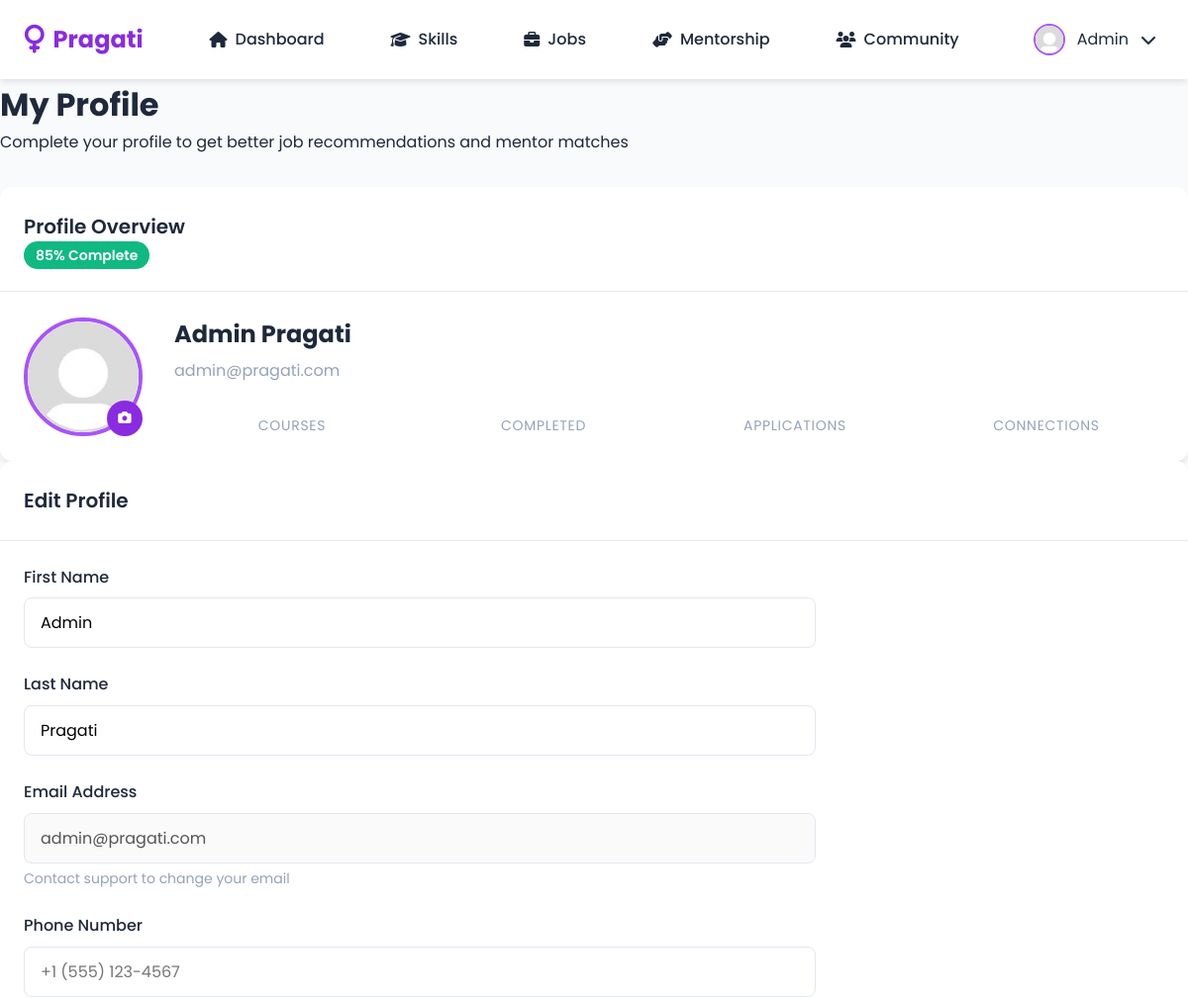
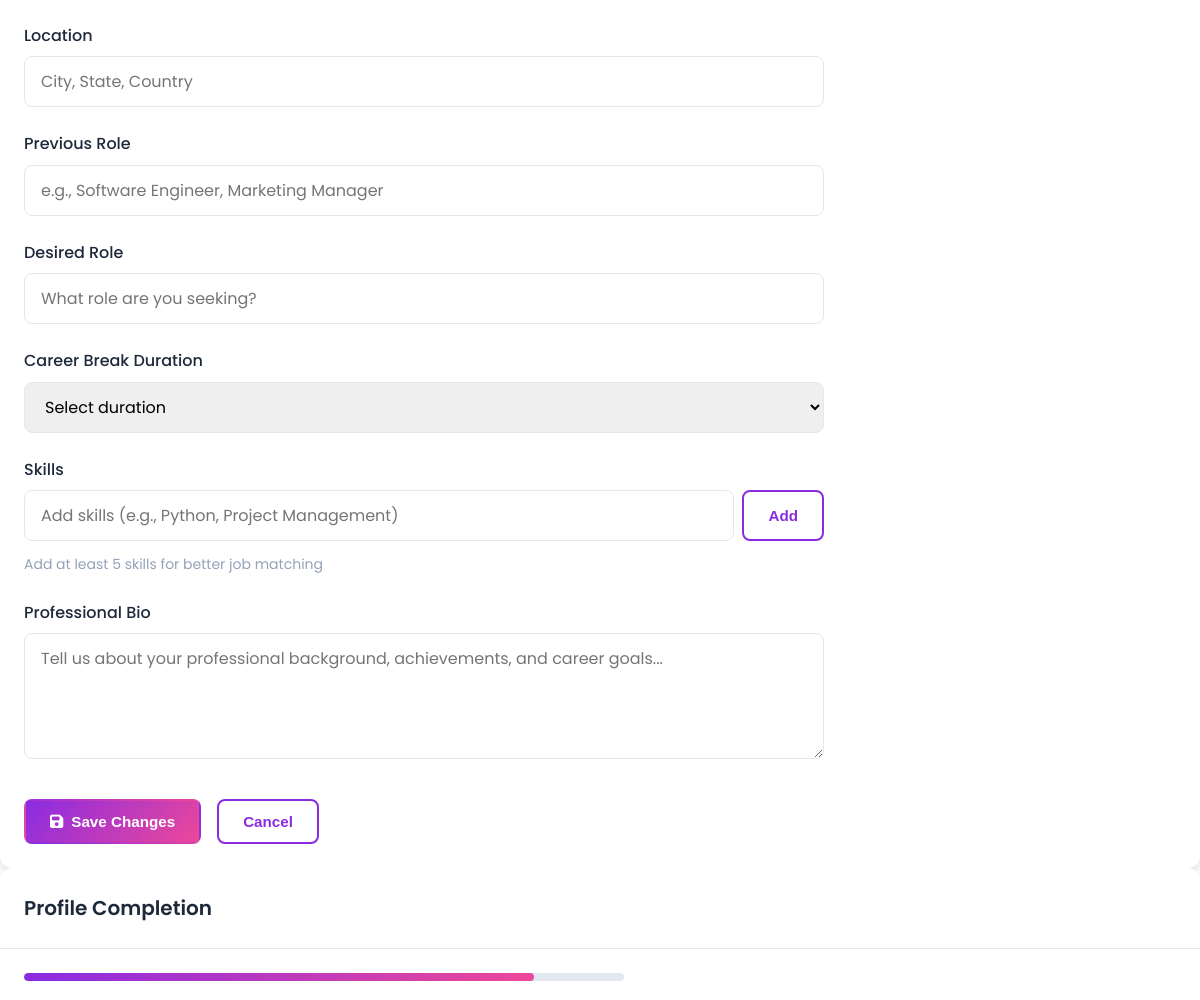
The page /dashboard/profile (signed in, upper part) on the database as committed earlier (2 pictures, top to bottom).
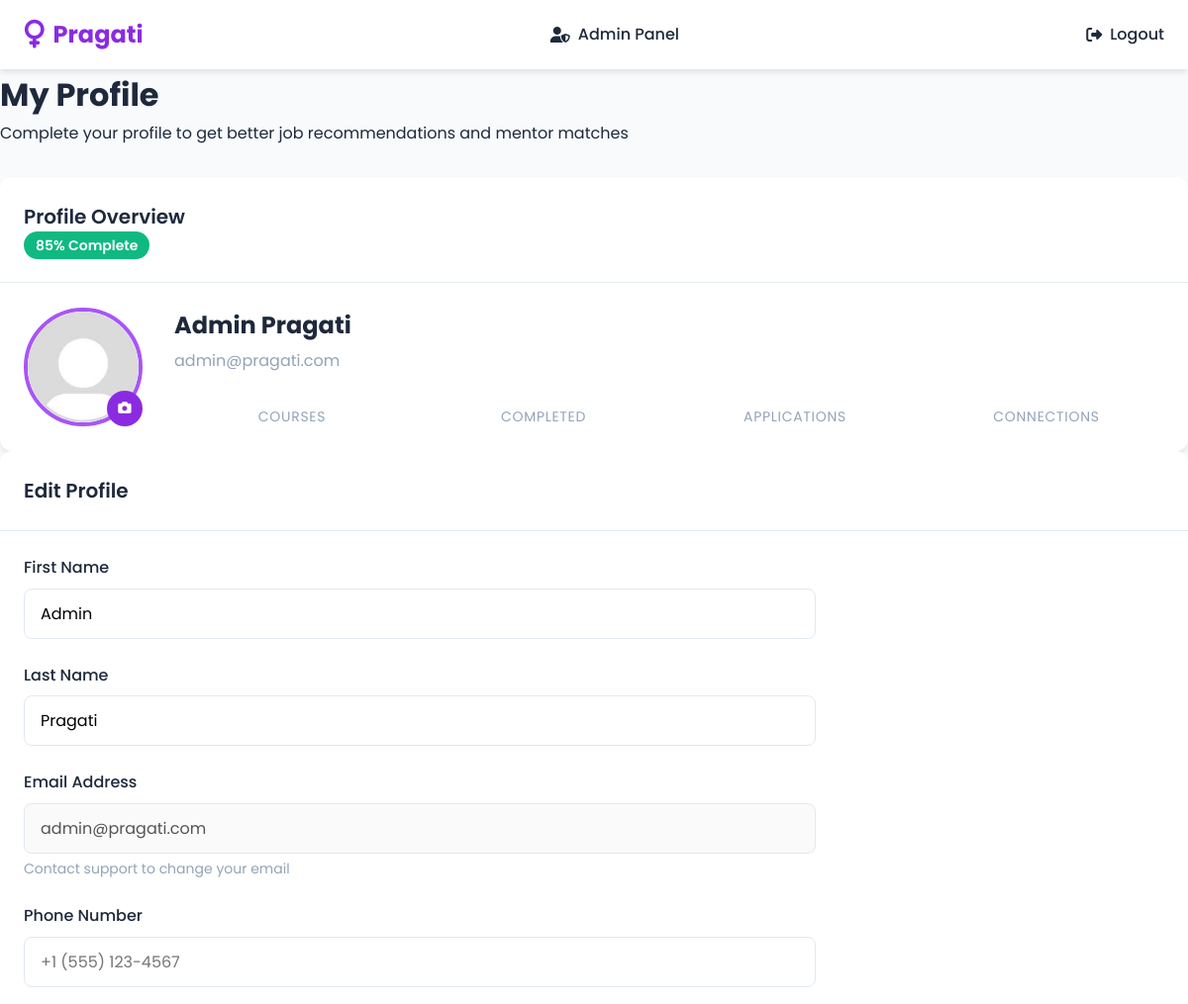
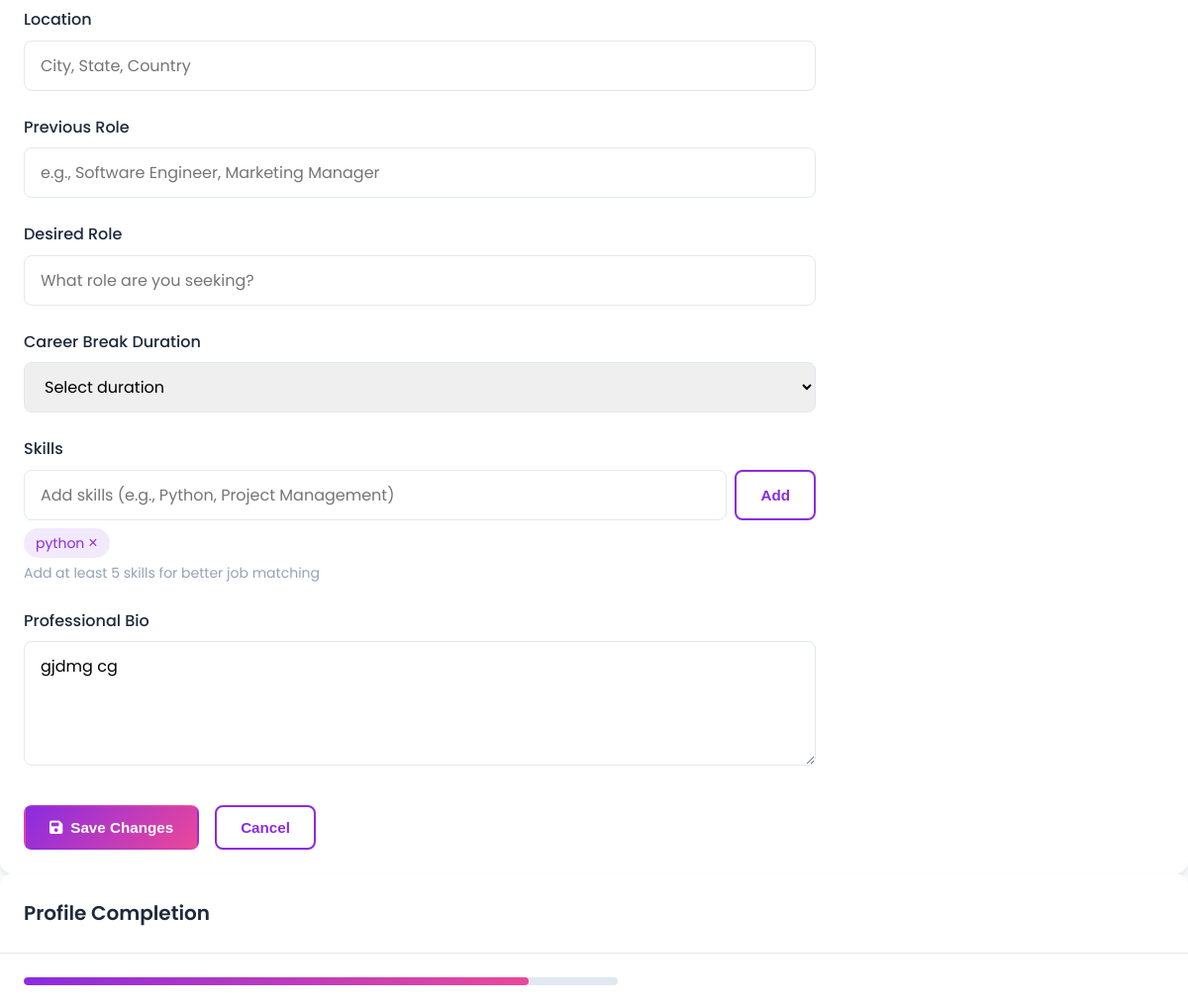
The same page on the database as committed later (2 pictures, top to bottom).
### models.py (models this page shows, shortened)
class User(UserMixin, db.Model):
    __tablename__ = 'users'
    id = db.Column(db.Integer, primary_key=True)
    email = db.Column(db.String(120), unique=True, nullable=False)
    password_hash = db.Column(db.String(256), nullable=False)
    first_name = db.Column(db.String(50), nullable=False)
    last_name = db.Column(db.String(50), nullable=False)
    phone = db.Column(db.String(20))
    location = db.Column(db.String(100))
    role = db.Column(db.String(20), default='user')
    career_break_years = db.Column(db.Integer)
    previous_role = db.Column(db.String(100))
    desired_role = db.Column(db.String(100))
    skills = db.Column(db.Text)
    bio = db.Column(db.Text)
    profile_picture = db.Column(db.String(200))
    is_active = db.Column(db.Boolean, default=True)
    created_at = db.Column(db.DateTime, default=datetime.utcnow)
    last_login = db.Column(db.DateTime)
    company = db.Column(db.String(100))
    job_title = db.Column(db.String(100))
    experience_years = db.Column(db.Integer)
    is_verified_mentor = db.Column(db.Boolean, default=False)
    assessments = db.relationship('Assessment', backref='user', lazy=True)
    mentor_connections = db.relationship('MentorConnection',
                                         foreign_keys='MentorConnection.mentee_id',
                                         backref='mentee', lazy=True)
    job_applications = db.relationship('JobApplication', backref='applicant', lazy=True)
    courses = db.relationship('UserCourse', backref='user', lazy=True)

### routes/dashboard.py (the view)
@dashboard_bp.route('/profile')
@login_required
def profile():
    return render_template('dashboard/profile.html', user=current_user)

### app.py (called while the page is built)
@login_manager.user_loader
def load_user(user_id):
    return User.query.get(int(user_id))

### templates/dashboard/profile.html (shortened to what the changed rows need)
{% extends "layout.html" %}
{% block content %}
<div class="profile-header">
    <h1>My Profile</h1>
</div>
<div class="profile-container">
    <div class="card">
        <div class="card-header">
            <h2 class="card-title">Profile Overview</h2>
        </div>
        <div class="card-body">
            <div class="profile-overview">
                <div class="profile-info">
                    <h3>{{ current_user.first_name }} {{ current_user.last_name }}</h3>
                    <p class="profile-email">{{ current_user.email }}</p>
                    <div class="profile-stats">
                        <div class="profile-stat">
                        </div>
                        <div class="profile-stat">
                        </div>
                        <div class="profile-stat">
                        </div>
                        <div class="profile-stat">
                        </div>
                    </div>
                </div>
            </div>
        </div>
    </div>
    <div class="card">
        <div class="card-header">
            <h2 class="card-title">Edit Profile</h2>
        </div>
        <div class="card-body">
            <form id="profileForm" class="profile-form">
                <div class="form-row">
                    <div class="form-group">
                        <label for="firstName" class="form-label">First Name</label>
                        <input type="text" id="firstName" class="form-control" value="{{ current_user.first_name }}"
                            required>
                    </div>
                    <div class="form-group">
                        <label for="lastName" class="form-label">Last Name</label>
                        <input type="text" id="lastName" class="form-control" value="{{ current_user.last_name }}"
                            required>
                    </div>
                </div>
                <div class="form-row">
                    <div class="form-group">
                        <label for="email" class="form-label">Email Address</label>
                        <input type="email" id="email" class="form-control" value="{{ current_user.email }}" required
                            disabled>
                        <small class="form-text">Contact support to change your email</small>
                    </div>
                </div>
                <div class="form-group">
                    <div class="skills-tags" id="skillsTags">
                        {% if current_user.skills %}
                        {% set skills = current_user.skills.split(',') %}
                        {% for skill in skills %}
                        <span class="skill-tag">
                            {{ skill.strip() }}
                            <button type="button" class="remove-skill">&times;</button>
                        </span>
                        {% endfor %}
                        {% endif %}
                    </div>
                </div>
                <div class="form-group">
                    <label for="bio" class="form-label">Professional Bio</label>
                    <textarea id="bio" class="form-control" rows="4"
                        placeholder="Tell us about your professional background, achievements, and career goals...">{{ current_user.bio or '' }}</textarea>
                </div>
            </form>
        </div>
    </div>
    <div class="card">
        <div class="card-header">
            <h2 class="card-title">Profile Completion</h2>
        </div>
    </div>
</div>
{% endblock %}

### templates/layout.html (shortened to what this page needs)
<!DOCTYPE html>
<html lang="en">
<head>
    <link rel="stylesheet" href="https://cdnjs.cloudflare.com/ajax/libs/font-awesome/6.4.0/css/all.min.css">
    <link rel="stylesheet" href="{{ url_for('static', filename='css/main.css') }}">
</head>
<body>
    {% if not hide_nav %}
    <nav class="navbar">
        <div class="nav-container">
            <a href="{{ url_for('index') }}" class="nav-logo">
                <i class="fas fa-venus"></i>
                <span>Pragati</span>
            </a>
                {% if current_user.is_authenticated and current_user.role != 'admin' %}
    <a href="{{ url_for('dashboard.home') }}" class="nav-link">
        <i class="fas fa-home"></i> Dashboard
    </a>
    <a href="{{ url_for('dashboard.skills') }}" class="nav-link">
        <i class="fas fa-graduation-cap"></i> Skills
    </a>
    <a href="{{ url_for('jobs.job_listings') }}" class="nav-link">
        <i class="fas fa-briefcase"></i> Jobs
    </a>
    <a href="{{ url_for('mentorship.mentor_list') }}" class="nav-link">
        <i class="fas fa-hands-helping"></i> Mentorship
    </a>
    <a href="{{ url_for('dashboard.community') }}" class="nav-link">
        <i class="fas fa-users"></i> Community
    </a>
    <div class="nav-user">
        <img src="{{ current_user.profile_picture or url_for('static', filename='images/avatar-placeholder.png') }}"
            alt="Profile" class="user-avatar">
        <span>{{ current_user.first_name }}</span>
        <i class="fas fa-chevron-down"></i>
    </div>
{% elif current_user.is_authenticated and current_user.role == 'admin' %}
    <a href="{{ url_for('admin.dashboard') }}" class="nav-link">
        <i class="fas fa-user-shield"></i> Admin Panel
    </a>
    <a href="{{ url_for('auth.logout') }}" class="nav-link">
        <i class="fas fa-sign-out-alt"></i> Logout
    </a>
{% endif %}
            </div>
    </nav>
    {% endif %}
    <main>
        {% block content %}{% endblock %}
    </main>
</body>
</html>

Rows that differ between the two databases and show on the page:
now on one of the page's lists (row edited): User: strip "python"
changed User "Admin": role "mentee" → "admin" (drawn); bio (not shown) → "gjdmg cg"; first_name "Admin" → (not shown)
Other text that changed with them:
text no longer shown: "Dashboard Skills Jobs Mentorship Community"
text now shown: "Admin Panel Logout"
